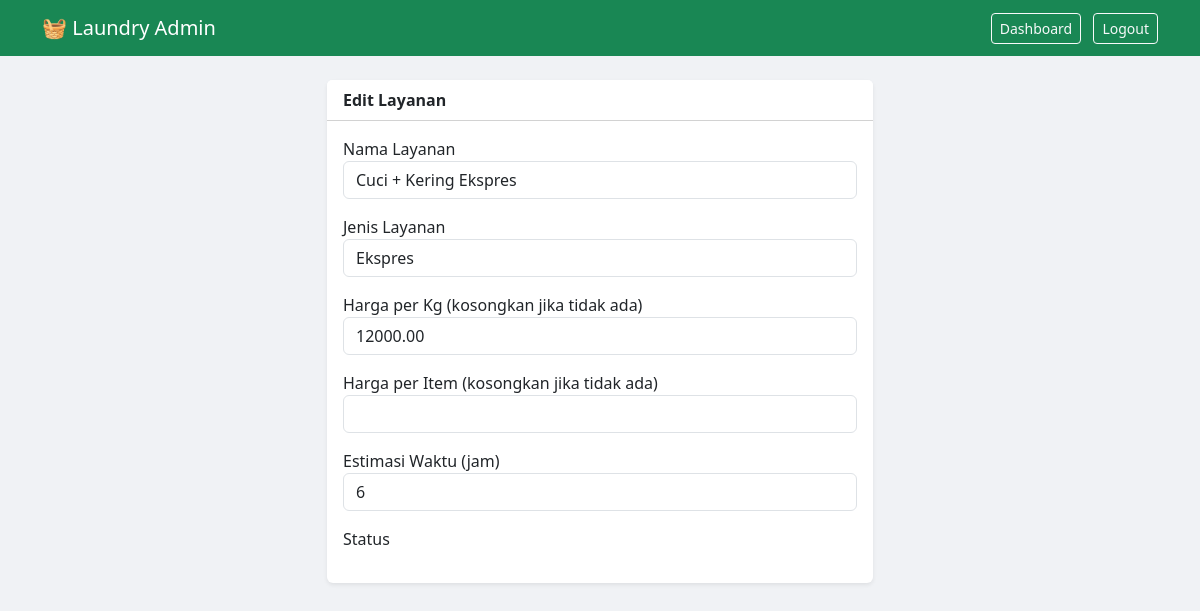
The app's page /src/pages/admin/layanan/update.php?id=2 (signed in) with its own data.
### tables this page shows
CREATE TABLE layanan (
    id_layanan          INT             NOT NULL AUTO_INCREMENT,
    nama_layanan        VARCHAR(100)    NOT NULL,
    jenis_layanan       ENUM('cuci_kering', 'cuci_basah', 'setrika', 'dry_cleaning', 'ekspres') NOT NULL,
    harga_per_kg        DECIMAL(10,2)   DEFAULT NULL,
    harga_per_item      DECIMAL(10,2)   DEFAULT NULL,
    estimasi_waktu_jam  INT             NOT NULL COMMENT 'Estimasi dalam jam',
    is_aktif            BOOLEAN         NOT NULL DEFAULT TRUE,
    PRIMARY KEY (id_layanan)
);

### src/pages/admin/layanan/update.php (the view, shortened to what this page needs)
<?php
require '../../../config/koneksi.php';
$id = $_GET['id'];
$stmt = $conn->prepare("SELECT * FROM layanan WHERE id_layanan = ?");
$stmt->bind_param("i", $id);
$stmt->execute();
$result = $stmt->get_result();
$row = $result->fetch_assoc();
?>
<!DOCTYPE html>
<html lang="id">
<head>
    <link rel="stylesheet" href="../../../assets/bootstrap/css/bootstrap.min.css">
</head>
<body>
<nav class="navbar navbar-dark mb-4">
    <div class="container">
        <span class="navbar-brand">🧺 Laundry Admin</span>
        <div>
            <a href="../index.php" class="btn btn-outline-light btn-sm me-2">Dashboard</a>
            <a href="../logout.php" class="btn btn-outline-light btn-sm">Logout</a>
        </div>
    </div>
</nav>
<div class="container">
    <div class="row justify-content-center">
        <div class="col-md-6">
            <div class="card border-0 shadow-sm">
                <div class="card-header bg-white">
                    <strong>Edit Layanan</strong>
                </div>
                <div class="card-body">
                    <form method="POST">
                        <div class="mb-3">
                            <label>Nama Layanan</label>
                            <input type="text" name="nama_layanan" class="form-control"
                                   value="<?= $row['nama_layanan'] ?>" required>
                        </div>
                        <div class="mb-3">
                            <label>Jenis Layanan</label>
                            <select name="jenis_layanan" class="form-control" required>
                                <option value="ekspres"      <?= $row['jenis_layanan'] == 'ekspres'      ? 'selected' : '' ?>>Ekspres</option>
                            </select>
                        </div>
                        <div class="mb-3">
                            <label>Harga per Kg (kosongkan jika tidak ada)</label>
                            <input type="number" name="harga_per_kg" class="form-control"
                                   value="<?= $row['harga_per_kg'] ?>">
                        </div>
                        <div class="mb-3">
                            <label>Harga per Item (kosongkan jika tidak ada)</label>
                            <input type="number" name="harga_per_item" class="form-control"
                                   value="<?= $row['harga_per_item'] ?>">
                        </div>
                        <div class="mb-3">
                            <label>Estimasi Waktu (jam)</label>
                            <input type="number" name="estimasi_waktu_jam" class="form-control"
                                   value="<?= $row['estimasi_waktu_jam'] ?>" required>
                        </div>
                        <div class="mb-3">
                            <label>Status</label>

### src/pages/admin/layanan/update.php (style rules this page uses)
body { background-color: #f0f2f5; }
.navbar { background-color: #198754 !important; }

### records on screen
layanan: nama_layanan "Cuci + Kering Ekspres", jenis_layanan "Ekspres", harga_per_kg "12000.00", estimasi_waktu_jam "6"
